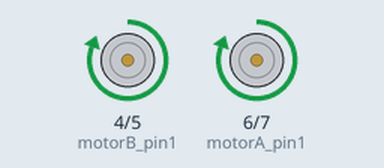
This sketch was run on a simulated Arduino Uno, built with avr-gcc and run on an emulated ATmega328P. On the bench: motor-driver pin pairs drawn as motors (green arrow = first pin HIGH = forward, orange = second pin HIGH = backward, longer = more drive).

Above: at 1.2 s.
At 3.7 s:
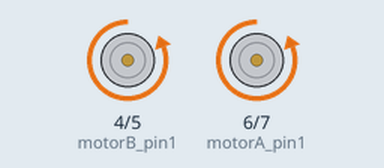
Timing chart, 0 to 6.5 s (numbered marks = the images above):
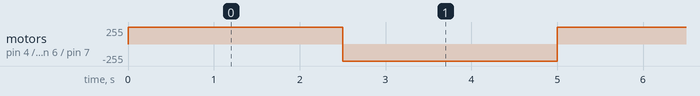

Measured:
- by itself, motor on pin 4 (motorB_pin1) / pin 5 (motorB_pin2), motor on pin 6 (motorA_pin1) / pin 7 (motorA_pin2): alternates forward 255/255 for 2.5 s and backward 255/255 for 2.5 s

The sketch:

015_MotorDC.ino
```cpp
int motorA_pin1 = 6;
int motorA_pin2 = 7;

int motorB_pin1 = 4;
int motorB_pin2 = 5;


void setup() {
  pinMode(motorA_pin1, OUTPUT);
  pinMode(motorA_pin2, OUTPUT);

  pinMode(motorB_pin1, OUTPUT);
  pinMode(motorB_pin2, OUTPUT);

}

void loop() {
  digitalWrite(motorA_pin1, HIGH);
  digitalWrite(motorA_pin2, LOW);

  digitalWrite(motorB_pin1, HIGH);
  digitalWrite(motorB_pin2, LOW);

  delay(2500);

  digitalWrite(motorA_pin1, LOW);
  digitalWrite(motorA_pin2, HIGH);

  digitalWrite(motorB_pin1, LOW);
  digitalWrite(motorB_pin2, HIGH);

  delay(2500);


}
```
